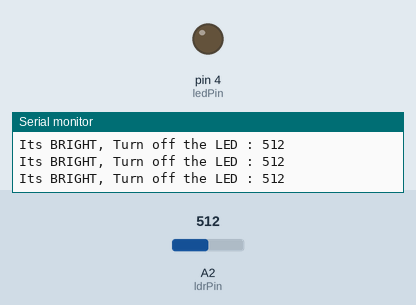
A sketch run on a simulated Arduino Nano, built with avr-gcc and run on an emulated ATmega328P. On the bench: output pins drawn as LEDs (lit = HIGH), the last lines printed to the serial monitor. The test bench sets the inputs (shaded band); at power-on: A2 (ldrPin) = 512.

Above: at 1.2 s.
1.3 s: A2 (ldrPin) set to 312
2.8 s: A2 (ldrPin) set to 286
At 3.9 s:
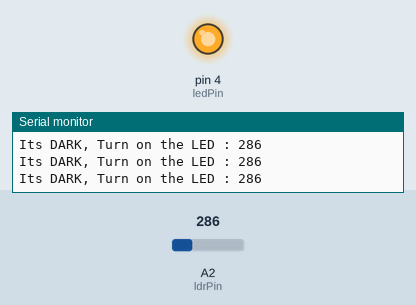
Timing chart, 0 to 5.8 s (numbered marks = the images above; inputs shaded):
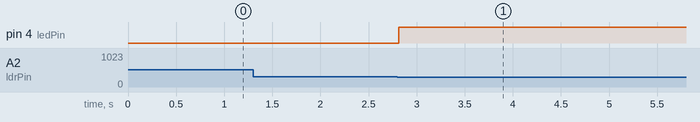

The sketch:

Ldr_LightOnOff.ino
```cpp
//BotDulars Arduino Program Kit//
//G2R Nano Bot - LDR Program//


const int ledPin = 4;

const int ldrPin = A2;

void setup() {

Serial.begin(9600);

pinMode(ledPin, OUTPUT);

pinMode(ldrPin, INPUT);

}

void loop() {

int ldrStatus = analogRead(ldrPin);

if (ldrStatus <= 300) {

digitalWrite(ledPin, HIGH);

Serial.print("Its DARK, Turn on the LED : ");

Serial.println(ldrStatus);

} else {

digitalWrite(ledPin, LOW);

Serial.print("Its BRIGHT, Turn off the LED : ");

Serial.println(ldrStatus);

}

}
```

Measured:
- the behaviour switches between 301 and 300 on A2 (ldrPin) (found by bisection; images 0 and 1)
- after the input at 2.8 s, pin 4 (ledPin): LOW → HIGH at once
